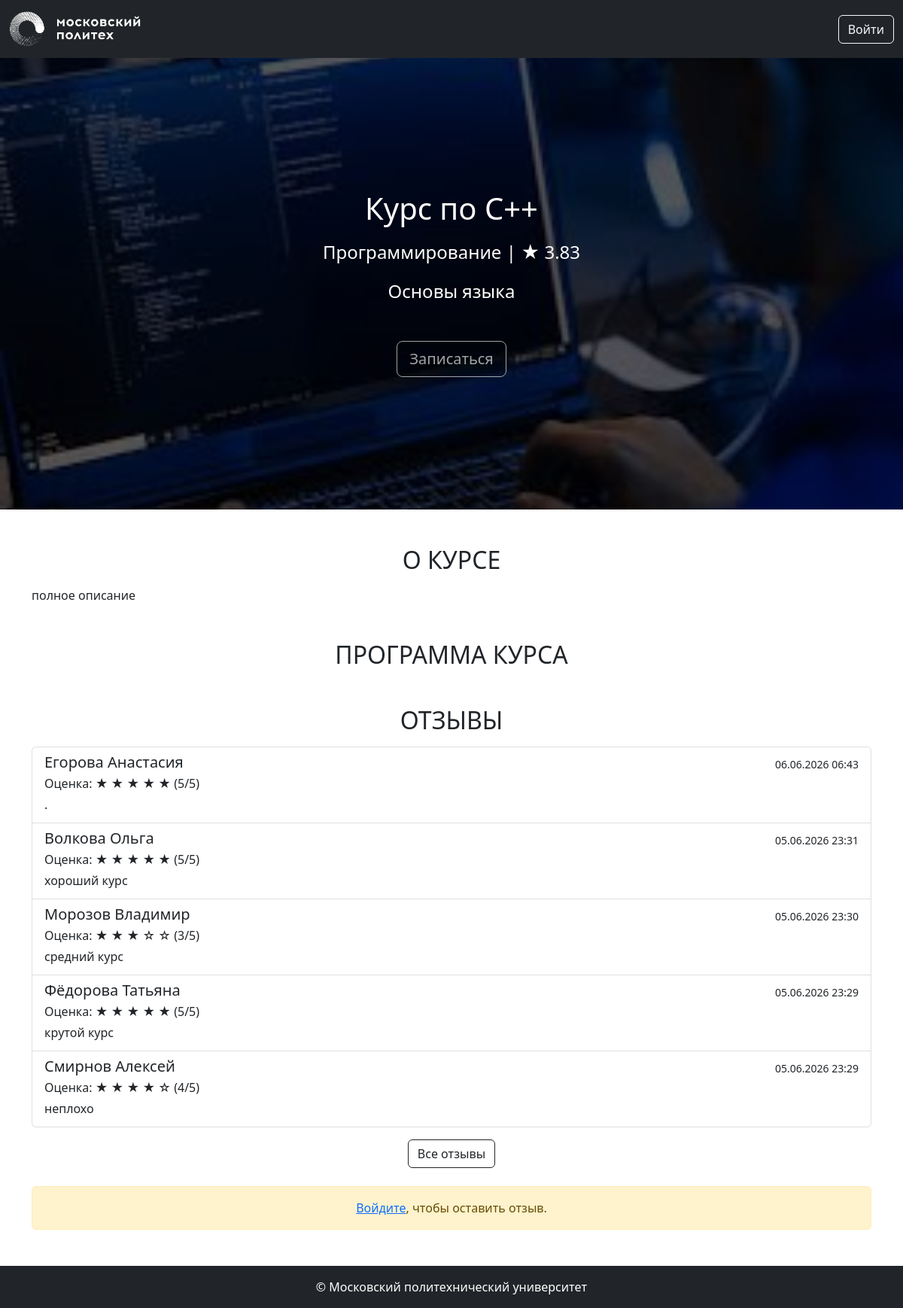
/courses/1, run on the app's committed database.
### app/models.py (models this page shows, shortened)
class Image(db.Model):
    __tablename__ = 'images'
    id: Mapped[str] = mapped_column(String(100), primary_key=True)
    file_name: Mapped[str] = mapped_column(String(100))
    mime_type: Mapped[str] = mapped_column(String(100))
    md5_hash: Mapped[str] = mapped_column(String(100), unique=True)
    object_id: Mapped[Optional[int]]
    object_type: Mapped[Optional[str]] = mapped_column(String(100))
    created_at: Mapped[datetime] = mapped_column(default=datetime.now)
    @property
    def url(self):
        return url_for('image', image_id=self.id)

class Base(DeclarativeBase):
    metadata = MetaData(naming_convention={
        "ix": 'ix_%(column_0_label)s',
        "uq": "uq_%(table_name)s_%(column_0_name)s",
        "ck": "ck_%(table_name)s_%(constraint_name)s",
        "fk": "fk_%(table_name)s_%(column_0_name)s_%(referred_table_name)s",
        "pk": "pk_%(table_name)s"
    })

class Course(Base):
    __tablename__ = 'courses'
    id: Mapped[int] = mapped_column(primary_key=True)
    name: Mapped[str] = mapped_column(String(100))
    short_desc: Mapped[str] = mapped_column(Text)
    full_desc: Mapped[str] = mapped_column(Text)
    rating_sum: Mapped[int] = mapped_column(default=0)
    rating_num: Mapped[int] = mapped_column(default=0)
    category_id: Mapped[int] = mapped_column(ForeignKey("categories.id"))
    author_id: Mapped[int] = mapped_column(ForeignKey("users.id"))
    background_image_id: Mapped[str] = mapped_column(ForeignKey("images.id"))
    created_at: Mapped[datetime] = mapped_column(default=datetime.now)
    author: Mapped["User"] = relationship()
    category: Mapped["Category"] = relationship(lazy=False)
    bg_image: Mapped["Image"] = relationship()
    reviews: Mapped[List["Review"]] = relationship(back_populates="course", cascade="all, delete-orphan")
    @property
    def rating(self):
        if self.rating_num > 0:
            return self.rating_sum / self.rating_num
        return 0

class Category(Base):
    __tablename__ = 'categories'
    id = mapped_column(Integer, primary_key=True)
    name: Mapped[str] = mapped_column(String(100))
    parent_id: Mapped[Optional[int]] = mapped_column(ForeignKey("categories.id"))

class Review(Base):
    __tablename__ = 'reviews'
    id: Mapped[int] = mapped_column(primary_key=True)
    rating: Mapped[int] = mapped_column(nullable=False)
    text: Mapped[str] = mapped_column(Text, nullable=False)
    created_at: Mapped[datetime] = mapped_column(default=datetime.now)
    course_id: Mapped[int] = mapped_column(ForeignKey("courses.id"), nullable=False)
    user_id: Mapped[int] = mapped_column(ForeignKey("users.id"), nullable=False)
    course: Mapped["Course"] = relationship(back_populates="reviews")
    user: Mapped["User"] = relationship(back_populates="reviews")

class User(Base, UserMixin):
    __tablename__ = 'users'
    id: Mapped[int] = mapped_column(primary_key=True)
    first_name: Mapped[str] = mapped_column(String(100))
    last_name: Mapped[str] = mapped_column(String(100))
    middle_name: Mapped[Optional[str]] = mapped_column(String(100))
    login: Mapped[str] = mapped_column(String(100), unique=True)
    password_hash: Mapped[str] = mapped_column(String(200))
    created_at: Mapped[datetime] = mapped_column(default=datetime.now)
    reviews: Mapped[List["Review"]] = relationship(back_populates="user")
    @property
    def full_name(self):
        return ' '.join([self.last_name, self.first_name, self.middle_name or ''])

### app/courses.py (the view)
@bp.route('/<int:course_id>')
def show(course_id):
    course = db.get_or_404(Course, course_id)
    return render_template('courses/show.html', course=course)

### app/templates/courses/show.html (shortened to what this page needs)
{% extends 'base.html' %}
{% block content %}
<div class="title-area position-relative" style="background-image: url({{ course.bg_image.url }});">
    <div class="h-100 w-100 py-5 d-flex text-center position-absolute" style="background-color: rgba(0, 0, 0, 0.65);">
        <div class="m-auto">
            <h1 class="title mb-3 font-weight-bold">{{ course.name }}</h1>
            <p class="mb-3 mx-auto">
                {{ course.category.name }} | <span>★</span> <span>{{ "%.2f" | format(course.rating) }}</span>
            </p>
            <div class="container">
                <p class="description w-75 mb-5 mx-auto">
                    {{ course.short_desc }}
                </p>
            </div>
            {% if current_user.is_authenticated %}
                <a href="#" class="btn btn-outline-light btn-lg">Перейти к материалам курса</a>
            {% else %}
                <button class="btn btn-outline-light btn-lg" disabled>Записаться</button>
            {% endif %}
        </div>
    </div>
</div>
<div class="container mt-5">
    <section class="about mb-5">
        <h2 class="mb-3 text-center text-uppercase font-weight-bold">О курсе</h2>
        <p>{{ course.full_desc }}</p>
    </section>
    <section class="program mb-5">
        <h2 class="mb-3 text-center text-uppercase font-weight-bold">Программа курса</h2>
    </section>
    <section class="reviews mb-5">
        <h2 class="mb-3 text-center text-uppercase font-weight-bold">Отзывы</h2>
        {% set reviews_list = course.reviews|sort(attribute='created_at', reverse=True) %}
        {% if reviews_list %}
            <div class="list-group mb-3">
                {% for review in reviews_list[:5] %}
                    <div class="list-group-item">
                        <div class="d-flex justify-content-between align-items-center">
                            <h5 class="mb-1">{{ review.user.full_name }}</h5>
                            <small>{{ review.created_at.strftime('%d.%m.%Y %H:%M') }}</small>
                        </div>
                        <p class="mb-1">Оценка:
                            {% for i in range(5) %}
                                {% if i < review.rating %}★{% else %}☆{% endif %}
                            {% endfor %} ({{ review.rating }}/5)
                        </p>
                        <p class="mb-1">{{ review.text }}</p>
                    </div>
                {% endfor %}
            </div>
            <div class="text-center mb-3">
                <a href="{{ url_for('courses.reviews_list', course_id=course.id) }}" class="btn btn-outline-dark">Все отзывы</a>
            </div>
        {% else %}
            <p class="text-center text-muted">Пока нет отзывов. Будьте первым!</p>
        {% endif %}
        {% if current_user.is_authenticated %}
            {% set user_review = course.reviews|selectattr('user_id', 'equalto', current_user.id)|first %}
            {% if user_review %}
                <div class="alert alert-info mt-4">
                    <h5>Ваш отзыв:</h5>
                    <p>Оценка:
                        {% for i in range(5) %}
                            {% if i < user_review.rating %}★{% else %}☆{% endif %}
                        {% endfor %} ({{ user_review.rating }}/5)
                    </p>
                    <p>{{ user_review.text }}</p>
                    <small>Оставлен {{ user_review.created_at.strftime('%d.%m.%Y %H:%M') }}</small>
                </div>
            {% else %}
                <div class="card mt-4">
                    <div class="card-header bg-dark text-white">Оставить отзыв</div>
                    <div class="card-body">
                        <form method="POST" action="{{ url_for('courses.add_review', course_id=course.id) }}">
                            <div class="mb-3">
                                <label for="rating" class="form-label">Оценка</label>
                                <select name="rating" id="rating" class="form-select">
                                    <option value="5">отлично</option>
                                    <option value="4">хорошо</option>
                                    <option value="3">удовлетворительно</option>
                                    <option value="2">неудовлетворительно</option>
                                    <option value="1">плохо</option>
                                    <option value="0">ужасно</option>
                                </select>
                            </div>
                            <div class="mb-3">
                                <label for="text" class="form-label">Текст отзыва</label>
                                <textarea name="text" id="text" class="form-control" rows="4" required></textarea>
                            </div>
                            <button type="submit" class="btn btn-dark">Отправить отзыв</button>
                        </form>
                    </div>
                </div>
            {% endif %}
        {% else %}
            <div class="alert alert-warning mt-4 text-center">
                <a href="{{ url_for('auth.login') }}">Войдите</a>, чтобы оставить отзыв.
            </div>
        {% endif %}
    </section>
</div>
{% endblock %}

### app/static/styles.css (style rules this page uses)
.title-area { background-color: black; background-position: center; background-repeat: no-repeat; background-size: cover; color: white; font-size: 1.5rem; min-height: calc(75vh); }

### data on the page
Image: bg_image (picture)
Course: name "Курс по C++", rating "3.83", short_desc "Основы языка", full_desc "полное описание"
Category: category.name "Программирование"
Review: user.full_name "Егорова Анастасия", created_at "06.06.2026 06:43", rating "5", text "."
Review: user.full_name "Волкова Ольга", created_at "05.06.2026 23:31", rating "5", text "хороший курс"
Review: user.full_name "Морозов Владимир", created_at "05.06.2026 23:30", rating "3", text "средний курс"
Review: user.full_name "Фёдорова Татьяна", created_at "05.06.2026 23:29", rating "5", text "крутой курс"
Review: user.full_name "Смирнов Алексей", created_at "05.06.2026 23:29", rating "4", text "неплохо"
